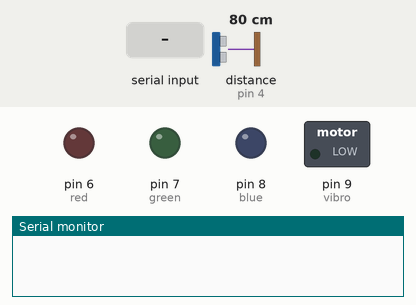
A sketch run on a simulated Arduino Uno, built with avr-gcc and run on an emulated ATmega328P. On the bench: switched loads named in the sketch (green lamp = pin HIGH), output pins drawn as LEDs (lit = HIGH), the last lines printed to the serial monitor. Wiring (inferred from the names in the program): ultrasonic range finder: trigger pin 5; echo pin 4. Dashed ring = blinking. The inputs (shaded band) are chosen by the test bench; at power-on: distance to the obstacle (sensor on pin 4) 80 cm. The echo pulse lasts 58.3 µs per cm; pins used as bus, display or sensor lines are not drawn.

Above: at 2.7 s.
2.8 s: "1" received over the second serial link
At 5.1 s:
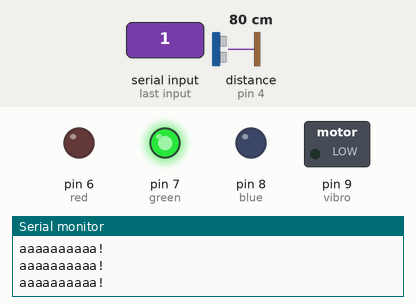
5.6 s: distance to the obstacle (sensor on pin 4) set to 12 cm
7.4 s: distance to the obstacle (sensor on pin 4) set to 9 cm
At 8.08 s:
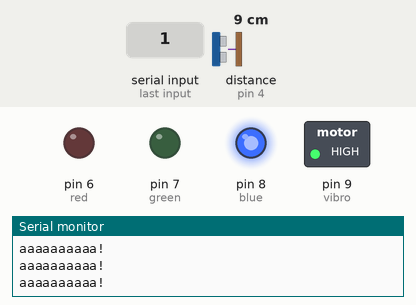
10.4 s: distance to the obstacle (sensor on pin 4) set to 7 cm
13.4 s: distance to the obstacle (sensor on pin 4) set to 4 cm
At 15.2 s:
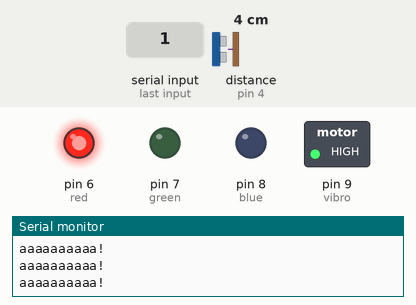
15.6 s: distance to the obstacle (sensor on pin 4) set to 35 cm
At 17.4 s:
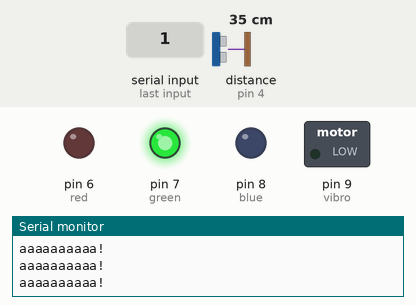
Timing chart, 0 to 18.6 s (numbered marks = the images above; inputs shaded):
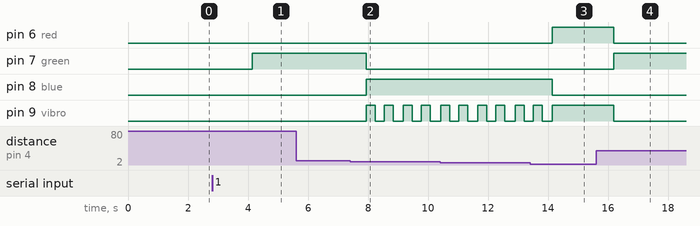

The sketch:

Projekt.ino
```cpp
#include <SoftwareSerial.h>
SoftwareSerial HC06(2, 3);
#define trig 5
#define echo 4
#define vibro 9
#define red 6
#define green 7
#define blue 8

float x;
unsigned char buf;
   String c;

void setup()
{
  pinMode(trig, OUTPUT);
  pinMode(echo, INPUT);
  pinMode(vibro, OUTPUT);
  pinMode(red, OUTPUT);
  pinMode(green, OUTPUT);
  pinMode(blue, OUTPUT);
  Serial.begin(9600);
  HC06.begin(9600);
  HC06.println("Hello!");
  HC06.println("Creator: Pavlov Tikhon");
  HC06.println("_________");
  HC06.println("_________");
  delay(1500);
}

void loop() {
  x = getDistance();

  if (HC06.available() > 0) {
  c = HC06.readString();
  }

  if (c == "1") {
    Serial.println("aaaaaaaaaa!");
    HC06.println("Distance: " + String(x) + " cm");
    HC06.println("Distance: " + String(x * 0.39) + " in");
    delay(300);
    if (x >= 10) {
      digitalWrite(green, 1);
      digitalWrite(red, 0);
      digitalWrite(blue, 0);
      digitalWrite(vibro, 0);
    }
    if (x < 10 and x >= 5) {
      digitalWrite(green, 0);
      digitalWrite(red, 0);
      digitalWrite(blue, 1);
      digitalWrite(vibro, 1);
      delay(300);
      digitalWrite(vibro, 0);
      delay(300);
      digitalWrite(vibro, 1);
      delay(300);
      digitalWrite(vibro, 0);
    }
    if (x < 5) {
      digitalWrite(green, 0);
      digitalWrite(red, 1);
      digitalWrite(blue, 0);
      digitalWrite(vibro, 1);

    }
  }
  if (c == "0") {
    digitalWrite(green, 0);
    digitalWrite(red, 0);
    digitalWrite(blue, 0);
    digitalWrite(vibro, 0);
    HC06.println("OFF");
  }

}
int getDistance()
  {
    int duration, cm;
    digitalWrite(trig, 0);
    delayMicroseconds(2);
    digitalWrite(trig, 1);
    delayMicroseconds(10);
    digitalWrite(trig, 0);
    duration = pulseIn(echo, 1);
    cm = duration / 58;
    return cm;
  }
```

Measured:
- the behaviour switches between 11 and 10 cm on distance to the obstacle (sensor on pin 4) (found by bisection; images 1 and 2)
- the behaviour switches between 6 and 5 cm on distance to the obstacle (sensor on pin 4) (found by bisection; images 2 and 3)
- after the input at 2.8 s, pin 7 (green): LOW → HIGH after 1.3 s
- after the input at 7.4 s, pin 7 (green): HIGH → LOW after 0.54 s; pin 8 (blue): LOW → HIGH after 0.54 s; pin 9 (vibro): alternates HIGH for 0.30 s and LOW for 0.30 s, starting after 0.54 s
- after the input at 13.4 s, pin 6 (red): LOW → HIGH after 0.75 s; pin 8 (blue): HIGH → LOW after 0.75 s; pin 9 (vibro): goes on until 14.1 s, then stays HIGH
- after the input at 15.6 s, pin 6 (red), pin 9 (vibro): HIGH → LOW after 0.60 s; pin 7 (green): LOW → HIGH after 0.60 s
